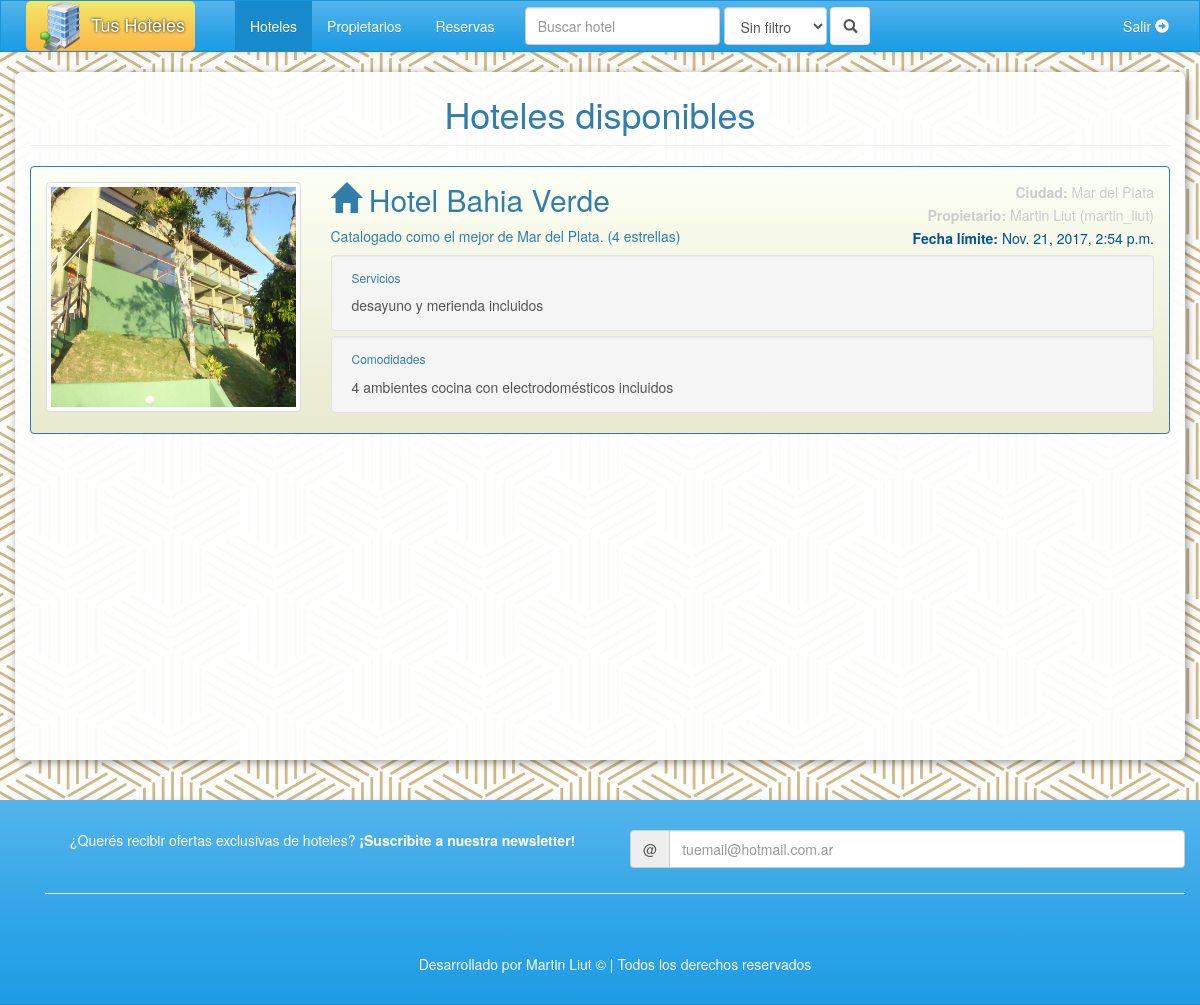
The page / on the database its author committed.
### hotel_app/models.py (models this page shows)
class Estate(models.Model):
    title = models.CharField(max_length=50, null=False, blank=False)
    description = models.TextField(null=True, blank=True)
    confort= models.TextField(null=True, blank=True)
    services = models.TextField(null=True, blank=True)
    maxPax = models.IntegerField(null=False, blank=False, default=1)
    dateFrom = models.DateTimeField(null=False, blank=False)
    dateTo = models.DateTimeField(null=False, blank=False)
    price = models.FloatField(null=False, blank=True, default=0)
    image = models.CharField(max_length=512, null=True, blank=True)
    city = models.ForeignKey(City, null=False, blank=False)
    host = models.OneToOneField(User, null=False, blank=False)

class City(models.Model):
    name = models.CharField(max_length=50, null = False, blank = False)
    def __str__(self):
        return self.name;

class User(models.Model):
    name = models.CharField(max_length=50, null = False, blank = False)
    lastName = models.CharField(max_length = 50, null = False, blank = False)
    email = models.EmailField(max_length = 50, null = False, blank = False)
    userName = models.CharField(max_length=50, null=False, blank=False)
    def __str__(self):
        return self.name + ' ' + self.lastName + ' (' + self.userName + ')';

### hotel_app/views.py (the view)
# urls.py: url(r'^$', index),
def index(request):
    estates = Estate.objects.all()
    contexto = { 'estates' : estates }
    return render(request, 'estate/index.html', contexto)

### templates/estate/index.html (shortened to what this page needs)
{% extends 'base/base.html' %}
{% load staticfiles %}
{% block content %}
<div class="container ml-container">
    {% if estates %}
    <h1 class="text-center">Hoteles disponibles</h1>
    <hr>
    {% for e in estates %}
    <div class="panel panel-default panel-hotel">
        <div class="panel-body">
            <div class="row">
                <div class="col-lg-3">
                    <img src="{% static 'img/hotel.jpg' %}" class="img-responsive img-thumbnail img-estate" alt="">
                </div>
                <div class="col-lg-9">
                    <div class="row">
                        <div class="col-lg-8">
                            <h2><span class="glyphicon glyphicon-home"></span> {{e.title}}</h2>
                            <h5>{{e.description}}</h5>
                        </div>
                        <div class="col-lg-4 text-right hotel-dates" style="color: #ccc">
                            <p><b>Ciudad:</b> {{e.city}}</p>
                            <p><b>Propietario:</b> {{e.host}}</p>
                            <p style="color: #04519b"><b>Fecha límite:</b> {{e.dateTo}}</p>
                        </div>
                    </div>
                    <div class="well well-service">
                        <h6>Servicios</h6>
                        <p>{{e.services}}</p>
                    </div>
                    <div class="well well-confort">
                        <h6>Comodidades</h6>
                        <p>{{e.confort}}</p>
                    </div>
                </div>
            </div>
        </div>
    </div>
    {% endfor %}
    {% else %}
    <h1>No hay hoteles disponibles</h1>
    {% endif %}
</div>
{% endblock %}

### templates/base/base.html (shortened to what this page needs)
{% load staticfiles %}
<!DOCTYPE html>
<html lang="es">
<head>
    <link rel="stylesheet" href="{% static 'css/base.css' %}">
    <link rel="stylesheet" href="{% static 'css/bootstrap.css' %}">
    <link rel="stylesheet" href="{% static 'css/footer.css' %}">
     <link rel="stylesheet" href="{% static 'css/header.css' %}">
</head>
<body>
    {% block header %}
        {% include 'base/header.html' %}
    {% endblock %}
    {% block content %}{% endblock %}
    {% block footer %}
         {% include 'base/footer.html' %}
    {% endblock %}
</body>
</html>

### templates/base/header.html (shortened to what this page needs)
{% load staticfiles %}
<header>
    <nav class="navbar navbar-default">
        <div class="container-fluid">
            <div class="navbar-header">
                <a class="navbar-brand" href="#"><img src="{% static 'img/favicon.ico' %}" alt=""> Tus Hoteles</a>
            </div>
            <div class="collapse navbar-collapse" id="bs-example-navbar-collapse-1">
                <ul class="nav navbar-nav">
                    <li class="active"><a href="#">Hoteles <span class="sr-only">(current)</span></a></li>
                    <li><a href="#">Propietarios</a></li>
                    <li><a href="#"><img src="" alt=""> Reservas</a></li>
                </ul>
                <form class="navbar-form navbar-left">
                    <div class="form-group">
                        <input type="text" class="form-control" placeholder="Buscar hotel">
                    </div>
                    <div class="form-group" name="filter">
                        <select class="form-control">
                            <option disabled selected hidden>Sin filtro</option>
                        </select>
                    </div>
                    <button type="submit" class="btn btn-default"><span class="glyphicon glyphicon-search"></span></button>
                </form>
                <ul class="nav navbar-nav navbar-right">
                    <li><a href="#">Salir <span class="glyphicon glyphicon-circle-arrow-right"></span></a></li>
                </ul>
            </div>
        </div>
    </nav>
</header>

### templates/base/footer.html
<footer>
    <div class="container">
        <div class="row">
            <div class="col-lg-6 text-center" style="vertical-align: middle">
                <p>¿Querés recibir ofertas exclusivas de hoteles? <b>¡Suscribite a nuestra newsletter!</b></p>
            </div>
            <div class="col-lg-6 text-center">
                <form action="#">
                    <div class="form-group has-feedback">
                        <div class="input-group">
                            <span class="input-group-addon">@</span>
                            <input type="text" class="form-control" id="inputGroupSuccess3" aria-describedby="inputGroupSuccess3Status" placeholder="tuemail@hotmail.com.ar">
                        </div>
                    </div>
                </form>
            </div>
        </div>
        <hr>
        <div class="row">
            <div class="col-xs-12 text-center" style="margin-top: 40px">
                Desarrollado por Martin Liut &copy | Todos los derechos reservados
            </div>
        </div>
    </div>
</footer>

### static/css/base.css (style rules this page uses)
body { background-image: url('../img/background.jpg'); }
.ml-container { min-height: 86vh; background-color: rgba(255, 255, 255, .95); margin-bottom: 40px; border-radius: 7px; box-shadow: 2px 2px 10px 0px rgba(1, 1, 1, .4); }
.img-estate { width: 100%; height: 230px !important; }
.well-confort, .well-service { padding: 5px 20px !important; margin-bottom: 5px !important; }
.panel-hotel { background: rgb(252,255,244); background: -moz-linear-gradient(top, rgba(252,255,244,1) 0%, rgba(233,233,206,1) 100%); background: -webkit-linear-gradient(top, rgba(252,255,244,1) 0%,rgba(233,233,206,1) 100%); background: linear-gradient(to bottom, rgba(252,255,244,1) 0%,rgba(233,233,206,1) 100%); filter: progid:DXImageTransform.Microsoft.gradient( startColorstr='#fcfff4', endColorstr='#e9e9ce',GradientType=0 ); border: 1px solid #317eac !important; }
.panel-hotel h2 { margin-top: 0px; }
.hotel-dates p { margin-bottom: 3px; }
hr { margin-top: 10px !important; }

### static/css/footer.css (style rules this page uses)
footer { position: relative; bottom: 0px; left: 0px; width: 100%; padding: 30px; background-image:-webkit-linear-gradient(#54b4eb, #2fa4e7 60%, #1d9ce5);background-image:-o-linear-gradient(#54b4eb, #2fa4e7 60%, #1d9ce5);background-image:-webkit-gradient(linear, left top, left bottom, from(#54b4eb), color-stop(60%, #2fa4e7), to(#1d9ce5));background-image:linear-gradient(#54b4eb, #2fa4e7 60%, #1d9ce5);background-repeat:no-repeat;filter:progid:DXImageTransform.Microsoft.gradient(startColorstr='#ff54b4eb', endColorstr='#ff1d9ce5', GradientType=0);border-bottom:1px solid #178acc;-webkit-filter:none;filter:none;-webkit-box-shadow:0 1px 10px rgba(0,0,0,0.1);box-shadow:0 1px 10px rgba(0,0,0,0.1); color: #fff; }

### static/css/header.css (style rules this page uses)
.navbar-brand { background: #f1e767; background: -moz-linear-gradient(top, #f1e767 0%, #feb645 100%); background: -webkit-linear-gradient(top, #f1e767 0%,#feb645 100%); background: linear-gradient(to bottom, #f1e767 0%,#feb645 100%); filter: progid:DXImageTransform.Microsoft.gradient( startColorstr='#f1e767', endColorstr='#feb645',GradientType=0 ); color: #000; margin: 0px 10px !important; margin-right: 40px !important; border-radius: 5px; text-shadow: 0px 0px 3px #000; padding: 1px 10px; }
.navbar-brand img { height: inherit; display: inline-block; }
.navbar-default { border-radius: 0px; }

### rows shown on the page
Estate: title "Hotel Bahia Verde", description "Catalogado como el mejor de Mar del Plata. (4 estrellas)", city "Mar del Plata", host "Martin Liut (martin_liut)", dateTo "Nov. 21, 2017, 2:54 p.m.", services "desayuno y merienda incluidos", confort "4 ambientes cocina con electrodomésticos incluidos"
